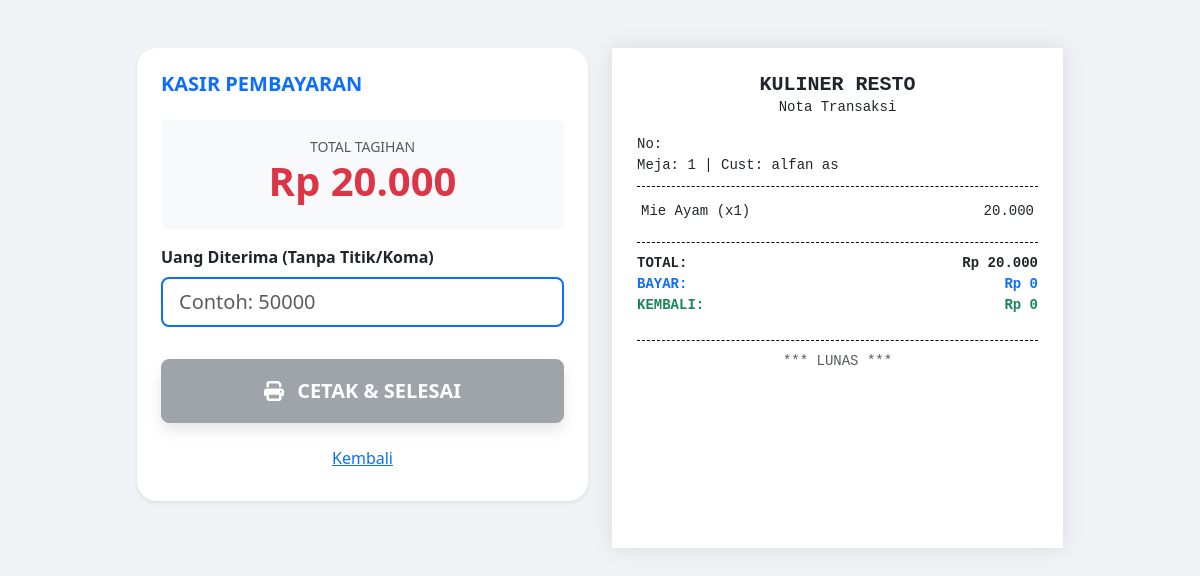
/bayar.php?id=4, run on the app's committed database.
### tables this page shows
CREATE TABLE `orders` (
  `id_order` int(11) NOT NULL,
  `kode_order` varchar(200) NOT NULL,
  `pelanggan` varchar(100) DEFAULT NULL,
  `meja` int(11) DEFAULT NULL,
  `pelayan` int(11) DEFAULT NULL,
  `total_bayar` int(11) DEFAULT NULL,
  `uang_diterima` int(11) DEFAULT NULL,
  `uang_kembali` int(11) DEFAULT NULL,
  `waktu_order` timestamp NOT NULL DEFAULT current_timestamp()
);

CREATE TABLE `detail_order` (
  `id_detail` int(11) NOT NULL,
  `id_order` int(11) DEFAULT NULL,
  `menu` int(11) DEFAULT NULL,
  `jumlah` int(11) DEFAULT NULL,
  `catatan` varchar(255) DEFAULT NULL,
  `status` int(11) DEFAULT NULL
);

CREATE TABLE `daftar_menu` (
  `no` int(11) NOT NULL,
  `nama_menu` varchar(100) DEFAULT NULL,
  `keterangan` varchar(255) DEFAULT NULL,
  `kategori` int(11) DEFAULT NULL,
  `harga` int(11) DEFAULT NULL,
  `stok` int(11) DEFAULT NULL
);

### bayar.php (the view, shortened to what this page needs)
<?php
include 'koneksi.php';
$id_order = $_GET['id'];
$query_order = mysqli_query($koneksi, "SELECT * FROM orders WHERE id_order = '$id_order'");
$data_order  = mysqli_fetch_array($query_order);
$query_detail = mysqli_query($koneksi, "SELECT detail_order.*, daftar_menu.nama_menu, daftar_menu.harga
                                        FROM detail_order
                                        JOIN daftar_menu ON detail_order.menu = daftar_menu.no
                                        WHERE detail_order.id_order = '$id_order'");
$total = 0;
$items = [];
while($row = mysqli_fetch_array($query_detail)) {
    $total += ($row['harga'] * $row['jumlah']);
    $items[] = $row;
}
?>
<!DOCTYPE html>
<html lang="id">
<head>
    <link href="https://cdn.jsdelivr.net/npm/bootstrap@5.3.0/dist/css/bootstrap.min.css" rel="stylesheet">
</head>
<body>
<div class="container py-5">
    <div class="row justify-content-center">
        <div class="col-md-5 no-print mb-4">
            <div class="card border-0 shadow-sm p-4" style="border-radius: 20px;">
                <h5 class="fw-bold mb-4 text-primary">KASIR PEMBAYARAN</h5>
                <div class="mb-3 text-center bg-light p-3 rounded">
                    <label class="small text-muted d-block">TOTAL TAGIHAN</label>
                    <h1 class="fw-bold text-danger">Rp <?= number_format($total, 0, ',', '.') ?></h1>
                </div>
                <div class="mb-4">
                    <label class="fw-bold mb-2">Uang Diterima (Tanpa Titik/Koma)</label>
                    <input type="number" id="input_bayar" class="form-control form-control-lg border-2 border-primary"
                           placeholder="Contoh: 50000" oninput="hitungOtomatis(this.value, <?= $total ?>)" autofocus>
                </div>
                <button id="btn_cetak" onclick="simpanDanCetak(<?= $total ?>)" class="btn btn-secondary btn-lg w-100 fw-bold py-3 shadow" disabled>
                    <i class="fas fa-print me-2"></i> CETAK & SELESAI
                </button>
                <a href="transaksi.php" class="btn btn-link w-100 mt-3 no-print">Kembali</a>
            </div>
        </div>
        <div class="col-md-5">
            <div class="receipt-paper">
                <div class="text-center">
                    <h5 class="fw-bold mb-0">KULINER RESTO</h5>
                    <p class="small">Nota Transaksi</p>
                </div>
                <div class="small mt-3">
                    <div>No: <?= $data_order['kode_order'] ?></div>
                    <div>Meja: <?= $data_order['meja'] ?> | Cust: <?= $data_order['pelanggan'] ?></div>
                </div>
                <div class="line"></div>
                <table class="table table-borderless table-sm small">
                    <?php foreach($items as $item) { ?>
                    <tr>
                        <td><?= $item['nama_menu'] ?> (x<?= $item['jumlah'] ?>)</td>
                        <td class="text-end"><?= number_format($item['harga'] * $item['jumlah'], 0, ',', '.') ?></td>
                    </tr>
                    <?php } ?>
                </table>
                <div class="line"></div>
                <div class="small fw-bold">
                    <div class="d-flex justify-content-between"><span>TOTAL:</span><span>Rp <?= number_format($total, 0, ',', '.') ?></span></div>
                    <div class="d-flex justify-content-between text-primary"><span>BAYAR:</span><span id="struk_bayar">Rp 0</span></div>
                    <div class="d-flex justify-content-between text-success"><span>KEMBALI:</span><span id="struk_kembali">Rp 0</span></div>
                </div>
                <div class="line mt-4"></div>
                <div class="text-center small text-muted italic">*** LUNAS ***</div>
            </div>
        </div>
    </div>
</div>
</body>
</html>

### bayar.php (style rules this page uses)
body { background: #f0f2f5; }
.receipt-paper { background: #fff; padding: 25px; box-shadow: 0 0 20px rgba(0,0,0,0.1); font-family: 'Courier New', Courier, monospace; min-height: 500px; }
.line { border-top: 1px dashed #000; margin: 10px 0; }

### data on the page
orders: meja "1", pelanggan "alfan as"
detail_order: menu.nama_menu "Mie Ayam", jumlah "1", $item['harga'] * $item['jumlah'] "20.000"

### other printed values
$total "20.000"
